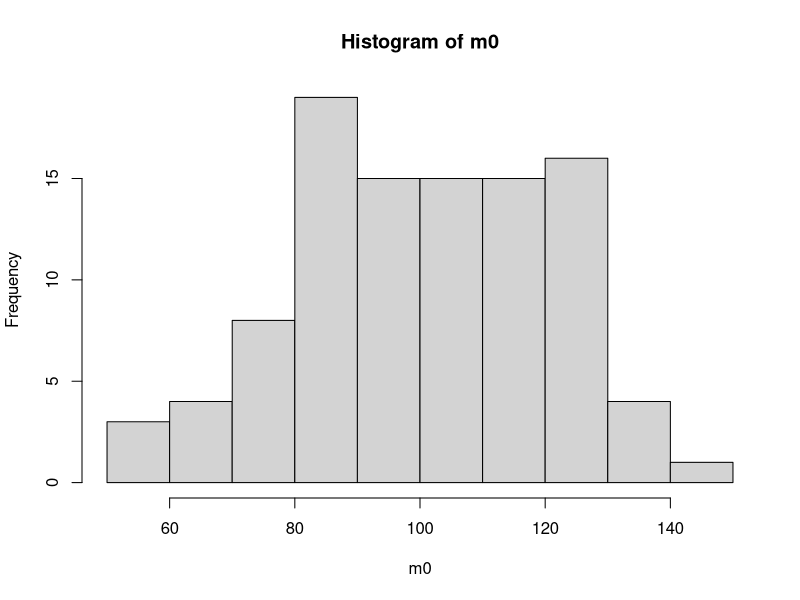
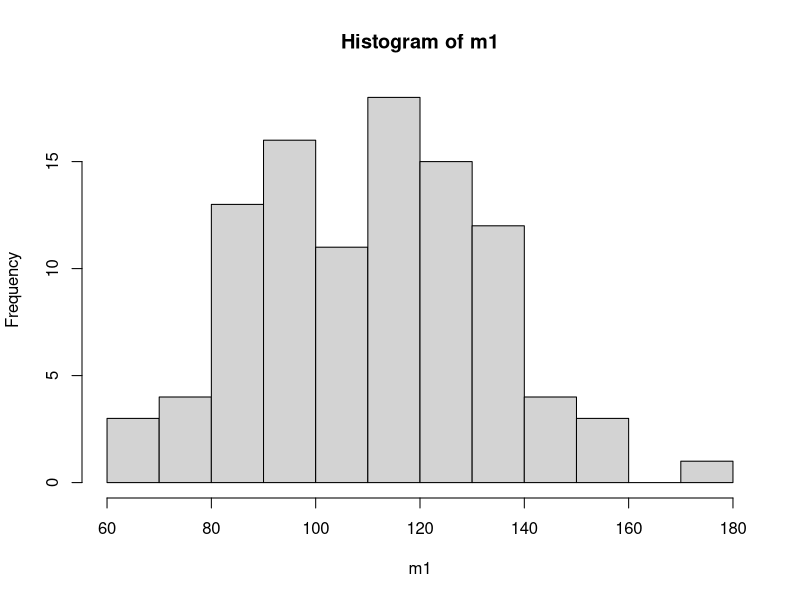
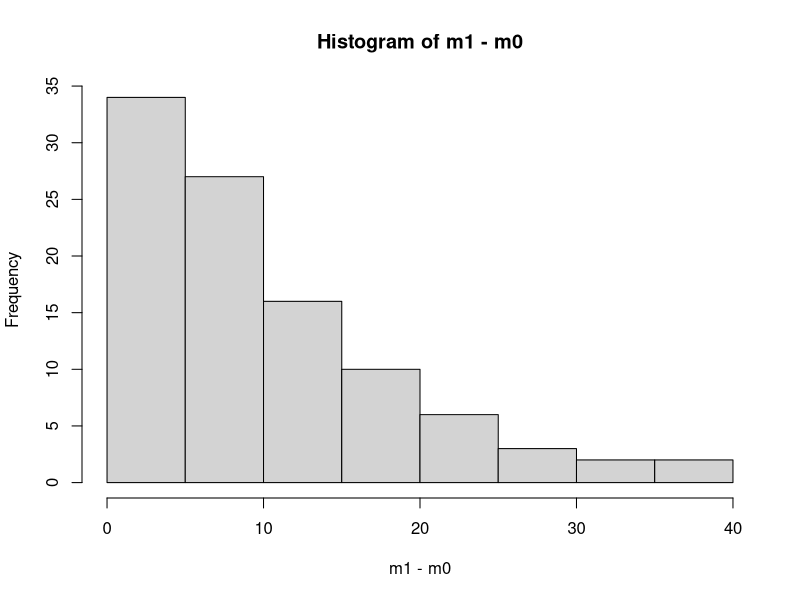
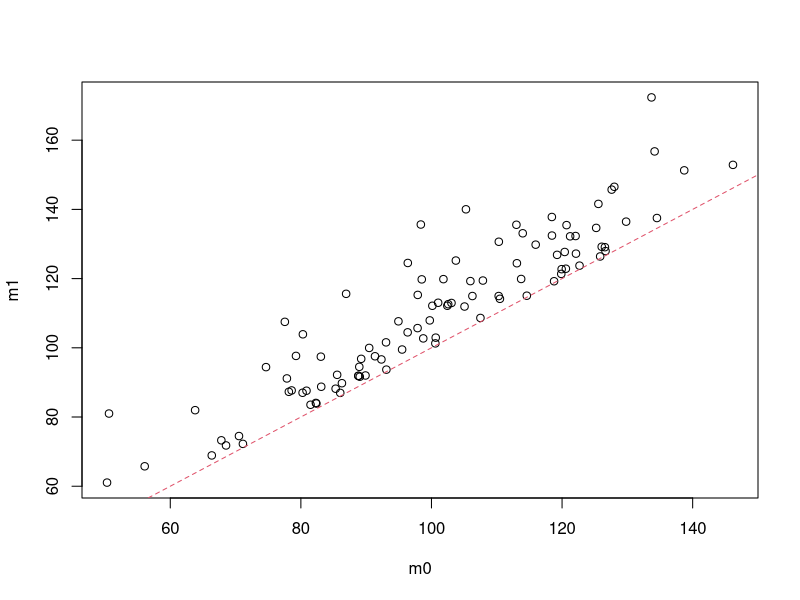
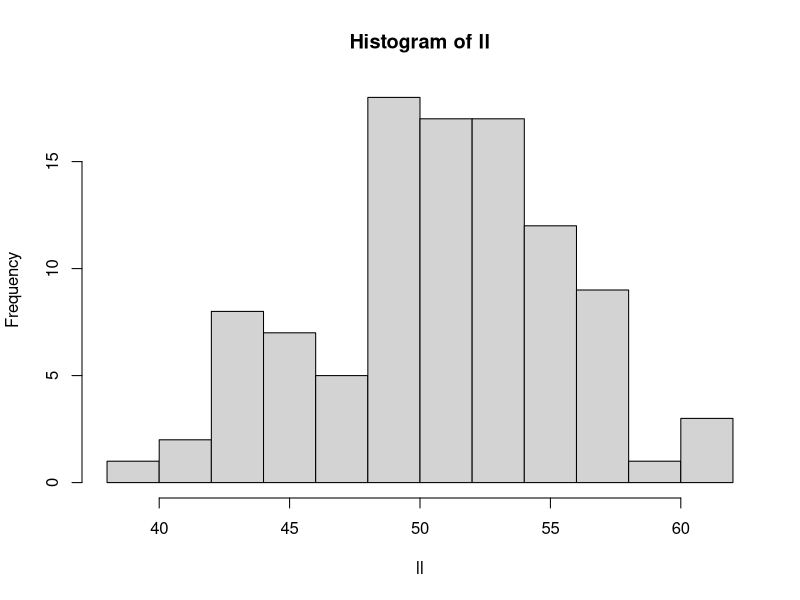
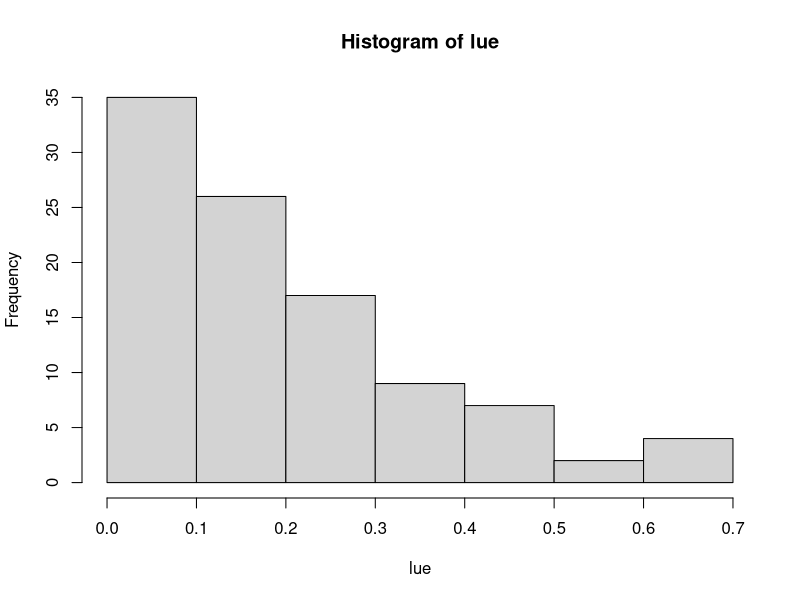
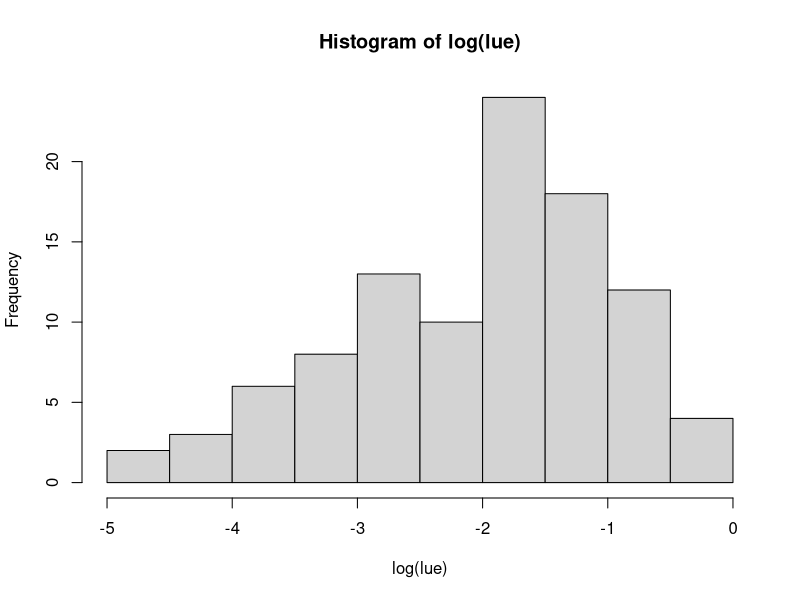
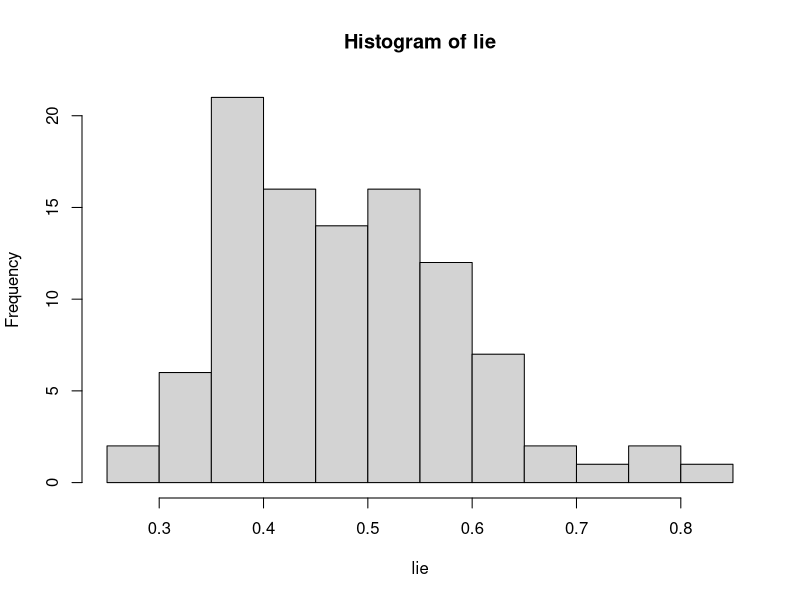

These figures' R source, in order:
### Use actual distributions of initial biomass, biomass increment, and light interception

n = 100
cols = grey(.5,.5)
m0 = rnorm(n,100,20)
hist(m0)
m1 = m0+rgamma(n,shape=1,scale=10)
#m1=m0+rnorm(n,10,3)
hist(m1)
hist(m1-m0)
plot(m1~m0)
abline(a=0,b=1,lty=2,col=2)
ll=rnorm(n,50,5)
hist(ll)
lue=(m1-m0)/ll
hist(lue)
hist(log(lue))
lie=ll/m1
hist(lie)
hist(log(lie))
#plot(lue~lie,col=cols,pch=16)
#mod = lm(lue~lie)
#summary(mod)
#abline(mod,col=2)
plot(log(lue)~log(lie),xlab="log(LIE)",ylab="log(LUE)",col=cols,pch=16,main="Simulation")
modlog = lm(log(lue)~log(lie))
summary(modlog)
abline(modlog,col=2)
text(-.3,0,expression(paste(R^2,"= 0.19***")),col=2)


## SIM2
zz = rnorm(100,10,4) # biomass
xx = 1.5*zz+rnorm(100,0,2.5) # height
yy = 100*zz+rnorm(100,0,100) # crown volume
plot(zz,xx)
plot(zz,yy)
plot(xx,yy)
plot(xx/zz,yy/zz,log="x")
xz = lm(xx~zz)
yz = lm(yy~zz)
plot(xz$residuals,yz$residuals,main="Simulation (residuals)",xlab="Light-size residuals",ylab="Growth-size residuals")
summary(lm(xz$residuals~yz$residuals))
text(5,200,expression(paste(R^2,"= 0")),col=2)
